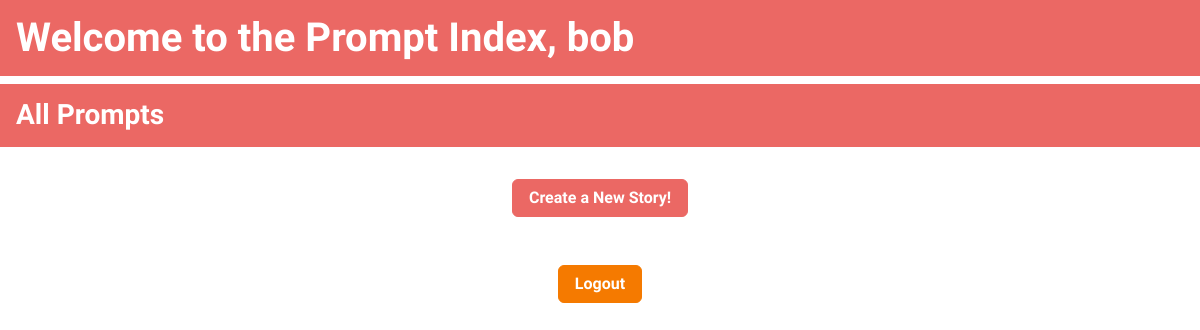
/app/post/index.php (signed in), run on an earlier commit of the app's database.
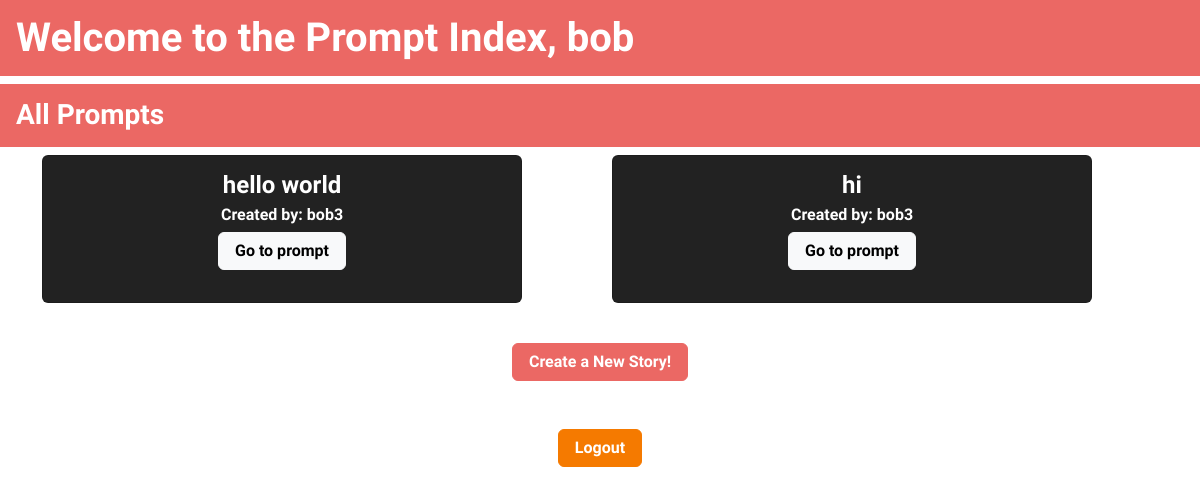
And on a later commit of the database.
### tables this page shows
CREATE TABLE `writing_prompts` (
  `prompt_id` int(11) NOT NULL,
  `user_id` int(11) NOT NULL,
  `prompt_text` mediumtext NOT NULL,
  `responses` int(11) NOT NULL DEFAULT 0,
  `visibility` tinyint(1) NOT NULL,
  `date_created` datetime NOT NULL DEFAULT current_timestamp(),
  `date_updated` datetime NOT NULL DEFAULT current_timestamp()
);

CREATE TABLE `users` (
  `user_id` int(11) NOT NULL,
  `username` tinytext NOT NULL,
  `email` tinytext NOT NULL,
  `date_joined` date NOT NULL DEFAULT current_timestamp(),
  `stories_contributed` int(11) NOT NULL DEFAULT 0,
  `password_hash` tinytext NOT NULL,
  `is_admin` tinyint(1) NOT NULL DEFAULT 0
);

### app/post/index.php (the view, shortened to what this page needs)
<?php
require_once('../../lib/db.php');
$connection = $db;
function display_box($title, $author, $ID) {
    ?>
		  <div class="col">
		    <div class="card text-white bg-dark mb-3" style="max-width:30rem;">
			    <div class="card-body">
				    <h4 class="card-title"><?=$title?></h4>
				    <h6 class="card-text">Created by: <?=$author?></h6>
				    <p><a href="detail.php?post_id=<?=$ID?>" class="btn btn-light">Go to prompt</a></p>
			    </div>
		    </div>
		  </div>
		<?php
}
function get_user_type($user_name, $db){
	$query = "SELECT * FROM `users` WHERE username = '$user_name';";
	$stmt = $db->query($query);
	$num = $stmt->rowCount();
	$row = $stmt->fetch(PDO::FETCH_ASSOC);
	if ($num == 0){
		return "guest";
	}
	elseif ($row['is_admin']==0){
		return "unprivledged_user";
	}
	elseif ($row['is_admin']==1){
		return "admin_user";
	}
	else {
		return "unknown";
	}
}
function make_view($user_type, $user_name, $db_connect){
	if ($user_type == "unprivledged_user"){ ?>
		<h3 class="bg-primary text-white p-3 w-100">Your Prompts</h3>
			<div class="container text-center">
			<div class="row"><?php
				get_user_prompts($user_name, $db_connect);
			?>
			</div>
			</div>
			<?php
	}
	elseif ($user_type == "admin_user"){ ?>
		<h3 class="bg-primary text-white p-3 w-100">All Prompts</h3>
			<div class="container text-center">
			<div class="row"><?php
				get_all_prompts($db_connect);
			?>
			<?php
	} ?>
<?php
}
function get_all_prompts($db){
	$query = 'SELECT username, prompt_text, prompt_id FROM users INNER JOIN writing_prompts ON users.user_id = writing_prompts.user_id;';
	$stmt = $db->query($query);
	while($row = $stmt->fetch(PDO::FETCH_ASSOC)){
		display_box($row['prompt_text'], $row['username'], $row['prompt_id']);
	}
}
 ?>
<!DOCTYPE html>
<html lang="en">
<head>
    <link rel="stylesheet" href="https://cdn.jsdelivr.net/npm/bootswatch@5.3.3/dist/journal/bootstrap.min.css">
</head>
<body>
<div class="d-flex justify-content-center align-items-center">
   <h1 class="bg-primary text-white p-3 w-100">Welcome to the Prompt Index, <?php echo $_SESSION['username'];?></h1>
</div>
<?php
$username = $_SESSION['username'];
$type = get_user_type($username, $connection);
make_view($type, $username, $connection);
?>
  <div class="container">
    <?php if($_SESSION['username'] != "guest" || empty($_SESSION['username'])){ ?>
			<a href="create.php" class="btn btn-primary m-4">Create a New Story!</a>
    <?php } ?>
  </div>
  <div class="container">
    <?php if($_SESSION['username'] != "guest" || empty($_SESSION['username'])){ ?>
      <a href="../../lib/auth/logout.php" class="btn btn-danger m-4">Logout</a>
    <?php } ?>
  </div>
</body>
</html>

What changed in the data, as far as the page shows it:
added writing_prompts: prompt_text "hello world", user.username "bob3"
added writing_prompts: prompt_text "hi", user.username "bob3"
